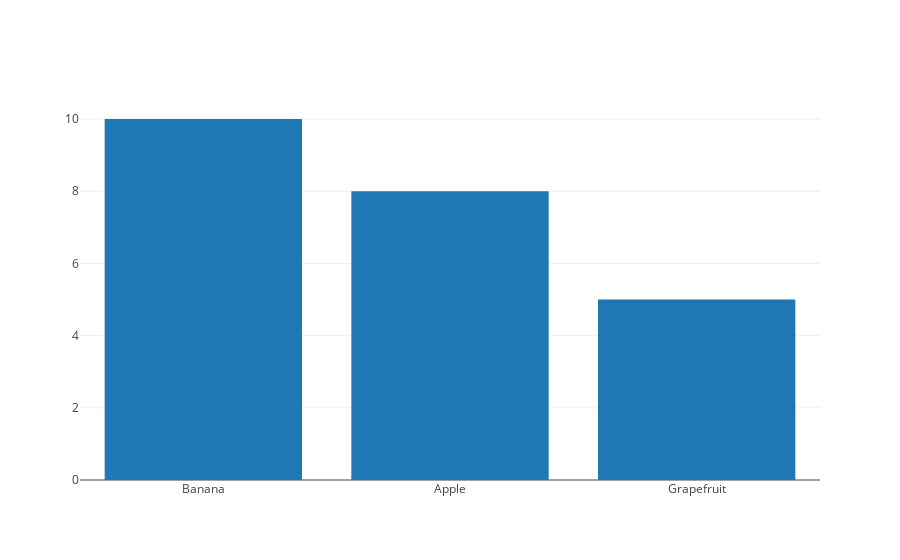

The notebook cell saved with this chart:
### Code cell
import $ivy.`org.plotly-scala::plotly-almond:0.7.0`

import plotly._
import plotly.element._
import plotly.layout._
import plotly.Almond._

val (x, y) = Seq(
  "Banana" -> 10,
  "Apple" -> 8,
  "Grapefruit" -> 5
).unzip

Bar(x, y).plot()

### Figure 1 — Plotly figure (JSON) as saved in the notebook; plotly's stock layout.template omitted (floating-point values rounded to 4 significant figures)
{"data": [{"type": "bar", "x": ["Banana", "Apple", "Grapefruit"], "y": [10, 8, 5]}], "layout": {}}
